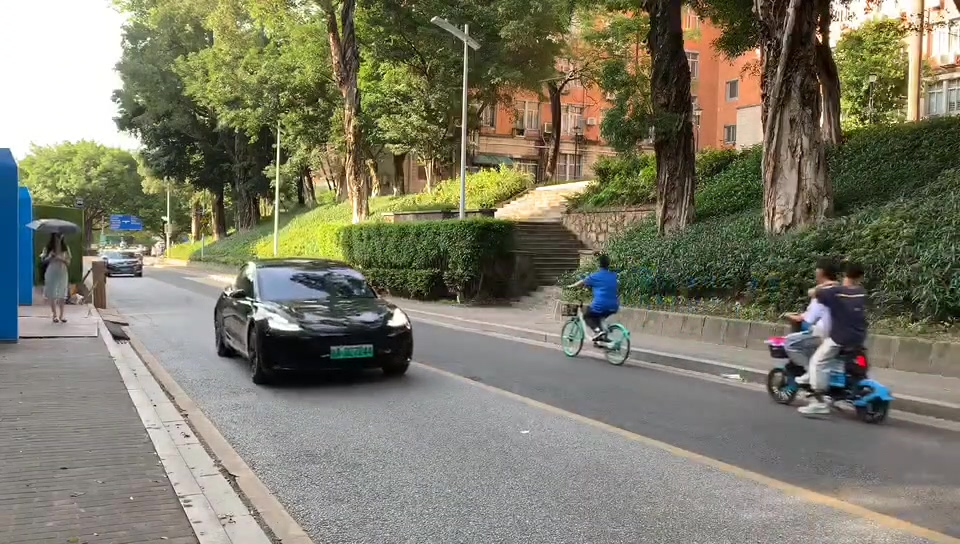
#> input picture 1.jpg, 960 x 544 px, given in place of video4.mp4, which was not available
$ python vehilcespeed.py
#> lines starting #> are read from the running program, lines starting #| are printed output that depends on the picture; after the words box and inside, x2 and y2 are one past the last pixel; in counts of white or black regions, pixels touching at a corner belong together; pictures that were not available may be replaced by others from this repository, and a replacement may not be noted
### Detector.py
import cv2
import numpy as np
import matplotlib.pyplot as plt


# 对检测到的运动物体轮廓进行筛选，在这里，面积最大的几个物体一般就是汽车
# 根据每个轮廓的矩形框大小进行筛选，直接去掉面积较小的物体
# 然后根据矩形框的面积对剩下候选框进行排序
# 对于有重叠区域的候选框，仅保留面积较大的一个
def bounds_filter(bounds, min_area=50):
    # 去掉面积较小的区域
    bounds = [bound for bound in bounds if bound[2]*bound[3] > min_area]
    # 根据矩形框面积进行排序
    bounds.sort(key=lambda bound: bound[2]*bound[3], reverse=True)
    i = 0
    while i < len(bounds):
        x1, y1, w1, h1 = bounds[i]
        new_bounds = []
        for bound in bounds[i+1:]:
            x2, y2, w2, h2 = bound
            if not (x1 <= x2 <= x1+w1 and y1 <= y2 <= y1+h1):
                new_bounds.append(bound)
        i += 1
        bounds = bounds[:i]+new_bounds
    return bounds


# 帧差法：通过两帧图像间的像素变化检测运动物体
# 对帧差图像进行中值滤波，去除噪点
# 对滤波后的图像进行二值化处理
# 使用椭圆形的算子对二值图像进行滤波，先膨胀三次，然后腐蚀一次，使得运动物体的图像连在一起
def motion_detector(frames, blur_size=5, threshold=15, enhencer=None, e_size=7, iterations=5):
    #  input: 两帧灰度图
    # output： 运动物体的二值图
    diff = cv2.absdiff(frames[0], frames[1])
    diff = cv2.medianBlur(diff, blur_size)
    _, thresh = cv2.threshold(diff, threshold, 255, cv2.THRESH_BINARY)
    if enhencer:
        enhencer = cv2.getStructuringElement(enhencer, (e_size, e_size))
        thresh = cv2.dilate(thresh, enhencer, iterations)
        thresh = cv2.erode(thresh, enhencer)
    return thresh


# [30 lines left out: function main, not called in this run]


# [2 lines that do not run on import are left out]

### vehilcespeed.py
import cv2
import cv2.cv2
import numpy as np
import math
import matplotlib.pyplot as plt
# 导入检测运动物体的模块
from Detector import motion_detector, bounds_filter


# 计算虚拟线圈内部的平均像素变化量，无运动物体时，值为0；当有车辆经过时，会出现较大的值
# 虚拟线圈在原图中是倾斜的，旋转为水平方向，不影响像素值，但可以大大方便计数
def count_coils_pixels(gray, rect):
    rows, cols = gray.shape
    (cen_x, cen_y), (r_w, r_h), angle = rect
    M = cv2.getRotationMatrix2D(rect[0], angle, 1)
    gray = cv2.warpAffine(gray, M, (cols, rows))
    cut = gray[int(cen_y-r_h/2):int(cen_y+r_h/2), int(cen_x-r_w/2):int(cen_x+r_w/2)]
    pixels = sum(sum(cut))
    mean_pixels = pixels / (r_h*r_w)
    return mean_pixels


# 显示图片
def show(orig_img, motion, wait_time=100):
    cv2.imshow('orig_img', orig_img)
    cv2.imshow('motion', motion)
    cv2.waitKey(wait_time)


# 在图像中画出虚拟线圈的位置
def draw_coils_boxes(frame, box, frame_size=None):
    # 在图像中绘制虚拟线圈
    if frame_size:
        frame = cv2.resize(frame, frame_size)
    frame = cv2.drawContours(frame, [box[0]], 0, (0, 0, 255), 2)
    frame = cv2.drawContours(frame, [box[1]], 0, (0, 255, 0), 2)
    frame = cv2.drawContours(frame, [box[2]], 0, (255, 0, 0), 2 )
    return frame


# 更新用来检测运动物体的帧
def update_frames(orig_img, frames):
    frame = cv2.cvtColor(orig_img, cv2.COLOR_BGR2GRAY)
    frames.pop(0)
    frames.append(frame)
    return frames


def main():
    cap = cv2.VideoCapture('video4.mp4')
    # 设置虚拟线圈的位置， 并转换成矩形框坐标，方便在图像中画出
    rect_1 = ((290, 340), (120, 5), -3)
    rect_2 = ((390, 365), (150, 5), -4)
    rect_stop = ((640, 450), (200, 5), -9)
    box_1, box_2, box_stop = cv2.boxPoints(rect_1), cv2.boxPoints(rect_2), cv2.boxPoints(rect_stop)
    box = (np.int0(box_1), np.int0(box_2), np.int0(box_stop))
    plt.figure(0, figsize=(16, 8))
    # 速度km/h，线圈间距：3.5m，停止线距离：4m
    velocity, coils_interval, stop_lines = 0, 3.5, 4.5

    # 将测速结果保存为视频
    fps, size = 30, (960, 544)
    video = cv2.VideoWriter("output.mp4", cv2.VideoWriter_fourcc(*'mp4v'), fps, size)
    motion_video = cv2.VideoWriter("motion.mp4", cv2.VideoWriter_fourcc(*'mp4v'), fps, size, isColor=0)

    ret, orig_img = cap.read()
#> orig_img is the input picture: shape (544, 960, 3); mean B, G, R 104.7, 122.8, 124.5
    frame = cv2.cvtColor(orig_img, cv2.COLOR_BGR2GRAY)
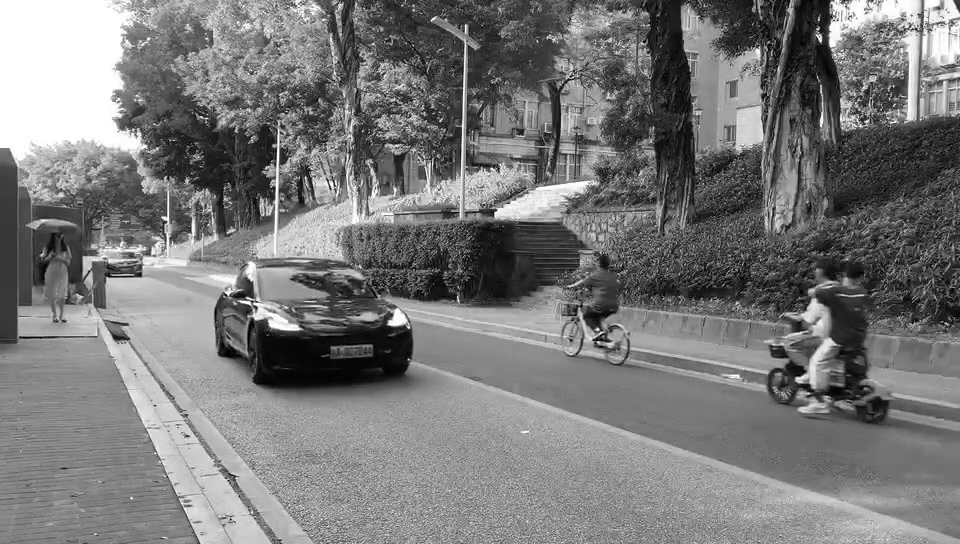
#> frame: shape (544, 960); min 0, max 255, mean 121.3
    frames = [frame] * 2
#> frames = 2 items
    # 标志位1，标记是否有汽车进入，记录测试阶段图像跳变的帧数
    # 标志位2：标记开始记录撞线时间，记录撞线阶段图像跳变的帧数
    car_enter_flag, cnt_frames = False, 1
    crush_flag, cnt_crush_frames = False, 1
    while ret:
        frames = update_frames(orig_img, frames)
        # 检测图像中的运动物体
        motion = motion_detector(frames)
#> in motion_detector, `diff = cv2.absdiff(frames[0], frames[1])`: diff: shape (544, 960); every value is 0
        # 记录三个线圈内的平均像素值，用来进行后续的判断
        cnt_1 = count_coils_pixels(motion, rect_1)
#> in count_coils_pixels, `pixels = sum(sum(cut))`: pixels = 0
#> cnt_1 = 0
        cnt_2 = count_coils_pixels(motion, rect_2)
#> cnt_2 = 0
        cnt_stop = count_coils_pixels(motion, rect_stop)
#> cnt_stop = 0
        cv2.putText(orig_img, str('%.2f' % cnt_1), (rect_1[0][0]-5, rect_1[0][1]-5), cv2.FONT_HERSHEY_SIMPLEX, 0.6, (0, 0, 255), 1)
#> orig_img: shape (544, 960, 3); 0.02% of pixels changed, all inside (x1, y1, x2, y2) = (287, 322, 326, 336)
        cv2.putText(orig_img, str('%.2f' % cnt_2), (rect_2[0][0]-5, rect_2[0][1]-5), cv2.FONT_HERSHEY_SIMPLEX, 0.6, (0, 0, 255), 1)
#> orig_img: shape (544, 960, 3); mean B, G, R 104.7, 122.8, 124.6
        cv2.putText(orig_img, str('%.2f' % cnt_stop), (rect_stop[0][0]-5, rect_stop[0][1]-5), cv2.FONT_HERSHEY_SIMPLEX, 0.6,(0, 0, 255), 1)
#> orig_img: shape (544, 960, 3); mean B, G, R 104.6, 122.7, 124.6
        # 标志位跳变过程
        if not car_enter_flag:
            # car_enter_flag=False时，等待汽车进入，达到条件1时即为有车进入，改变标志位
            if cnt_1 > 10 and cnt_2 == 0: #条件1
                car_enter_flag = True
                cnt_frames = 1
                crush_flag = False
            # 达到条件2时，记录跳变帧数，用来计算实际撞线时间
            if cnt_2 > 10 and cnt_stop < 20: #条件2
                cnt_crush_frames += 1
        else:
            # 满足条件3时，记录测速跳变帧数
            if cnt_2 <= 10: #条件3
                cnt_frames += 1
            else:
                car_enter_flag = False
                crush_flag = True
                cnt_crush_frames = 1
        # 计算并显示重要信息
        text_1 = 'velocity detection phase: jump frames  %d, time-consuming: %.2fs' % (cnt_frames, cnt_frames/30)
        velocity = (coils_interval/(cnt_frames/30)*3.6)
        text_2 = 'velocity: %.2f km/h' % velocity
        text_3 = 'breast the tape phase: jump frames %d' % cnt_crush_frames
        text_4 = 'predict time: %.2f s, actual time: %.2f s' \
                 % ((3.6*stop_lines/velocity), (cnt_crush_frames/30))
        cv2.putText(orig_img, text_1, (20, 20), cv2.FONT_HERSHEY_SIMPLEX, 0.7, (255, 255, 255), 2)
        cv2.putText(orig_img, text_2, (20, 40), cv2.FONT_HERSHEY_SIMPLEX, 0.7, (255, 255, 255), 2)
        cv2.putText(orig_img, text_3, (20, 60), cv2.FONT_HERSHEY_SIMPLEX, 0.7, (255, 255, 255), 2)
        cv2.putText(orig_img, text_4, (20, 80), cv2.FONT_HERSHEY_SIMPLEX, 0.7, (255, 255, 255), 2)
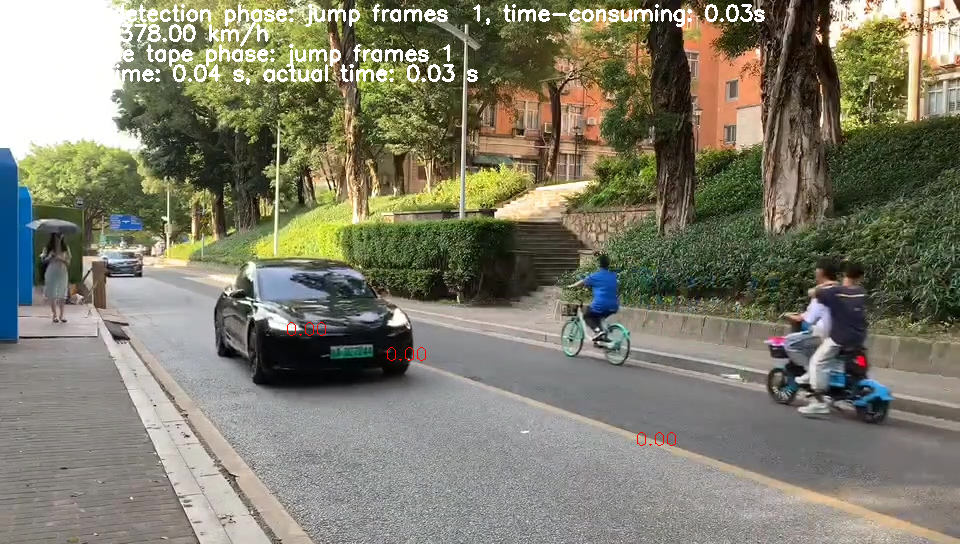
#> orig_img: shape (544, 960, 3); mean B, G, R 107.8, 125.1, 127
        # 在图像中画出三个虚拟线圈
        orig_img = draw_coils_boxes(orig_img, box)
#> in draw_coils_boxes, `frame = cv2.drawContours(frame, [box[2]], 0, (255, 0, 0), 2 )`:
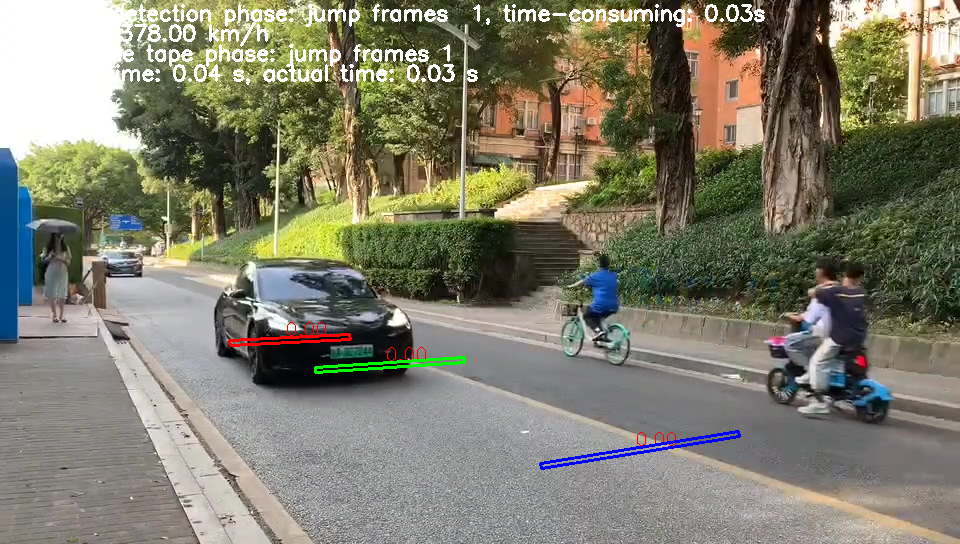
#> frame: shape (544, 960, 3); mean B, G, R 107.9, 125, 126.8
        # 检测运动物体的轮廓
        contours, _ = cv2.findContours(motion, cv2.RETR_EXTERNAL, cv2.CHAIN_APPROX_SIMPLE)
#> contours = []
        # 画出包围运动物体的矩形框
        bounds = [cv2.boundingRect(contour) for contour in contours]
#> bounds = []
        # 筛选候选框，得到主要的运动物体
        bounds = bounds_filter(bounds)
#> after the loop in bounds_filter, `while i < len(bounds):`: i = 0
        for bound in bounds[:3]:
            x, y, w, h = bound
            cv2.rectangle(orig_img, (x, y), (x + w, y + h), (0, 255, 0))
#> this loop made 0 passes
        # 写入视频帧
        video.write(orig_img)
        motion_video.write(motion)
        show(orig_img, motion, 1)
        ret, orig_img = cap.read()

    cap.release()
    video.release()
    cv2.destroyAllWindows()

if __name__ == '__main__':
    main()
